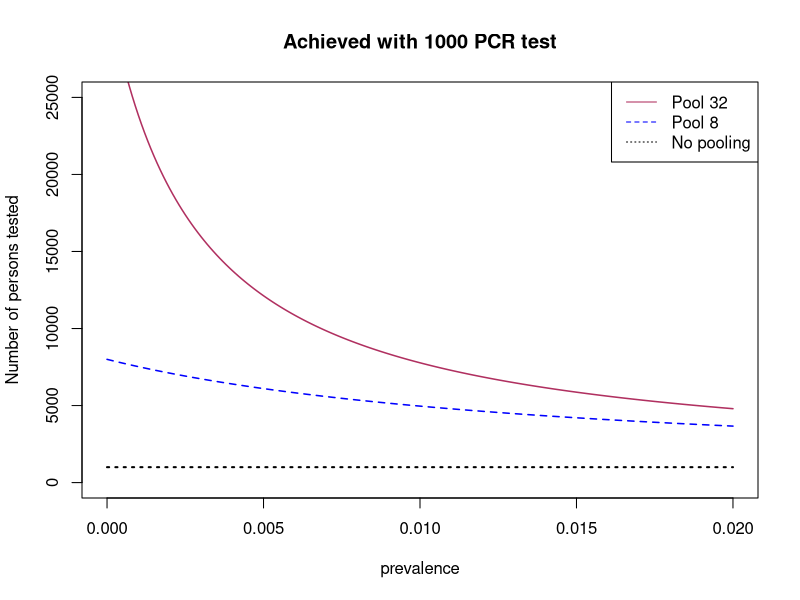
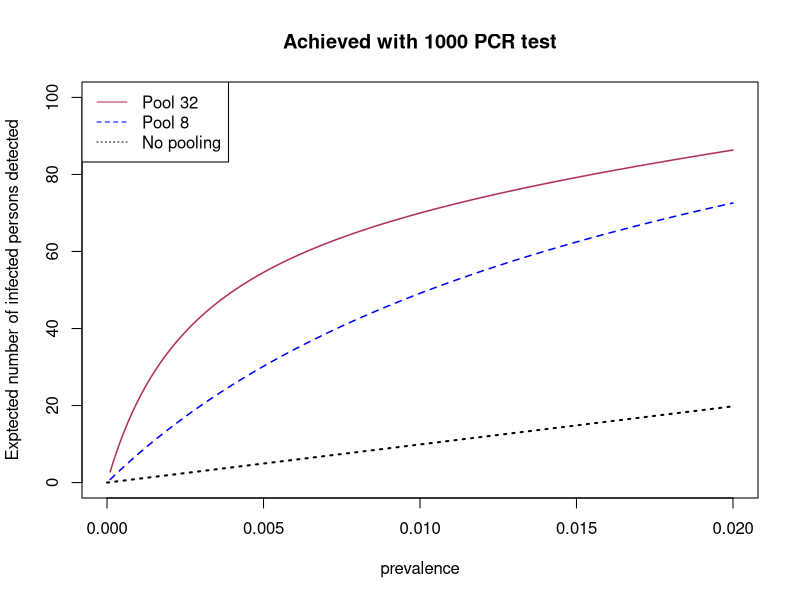

These figures' R source, in order:
##############################################################
# This file contains functions for calculating the number of #
# persons that could be included for a given test "budget"   #
# and the expected number of positiv cases idetified         #
# for two different pooling strategies.                      #
##############################################################


# Calculate the probability of positive pool for 
# prevalence p, pool size k and sensitivity s.
poolprob <- function(p,k,s)
  (1-(1-p)^k)*s


#####################################################
## Pool size 8. Test all in pool if pool positive.
#####################################################

sens8 <- 0.99 # Assumed sensitivity for pool size 8

# Number of persons that could be included with a 
# budget of Npcr tests and prevalence p. 
AntPersPool8 <- function(Npcr,p)
  8*Npcr/(1+poolprob(p,8,sens8)*8)

# Example, test capacity of 1000, prevalence of 0.5%
AntPersPool8(1000,0.005)

# Expected number of positiv cases idetified with a 
# budget of Npcr tests and prevalence p. 
EAntDetectionsPool8 <- function(Npcr,p)
  (poolprob(p,8,sens8)*Npcr/(1+poolprob(p,8,sens8)*8))*(8*p/(1-(1-p)^8))

# Example, test capacity of 1000, prevalence of 0.5%
EAntDetectionsPool8(1000,0.005)



##############################################################
## Pool size 32. If positive, test again in 8 pools of size 4. 
## Finally, test all 4 in the positive pools of size 4
##############################################################

sens32 <- 0.90 # Assumed sensitivity for pool size 32

# Expected number of postive pools of size 4 when the pool 
# of size 32 is positive.
ENPositivePools <- function(p)
  (dbinom(1,32,p)+(3/31+2*28/31)*dbinom(2,32,p)
   +(3*2/(31*30)+2*(3*28*3/(31*30))+3*(28*24/(31*30)))*dbinom(3,32,p)
   +4*dbinom(4,32,p)+5*dbinom(5,32,p)+6*dbinom(6,32,p)+7*dbinom(7,32,p)
   +8*pbinom(7,32,p, lower.tail=FALSE))/(1-dbinom(0,32,p))


# Number of persons that could be included with a 
# budget of Npcr tests and prevalence p. 
AntPersPool32 <- function(Npcr,p)
  32*Npcr/(1+poolprob(p,32,sens32)*(8+4*ENPositivePools(p)))

# Example, test capacity of 1000, prevalence of 0.5%
AntPersPool32(1000,0.005)


# Expected number of positiv cases idetified with a 
# budget of Npcr tests and prevalence p. 
EAntDetectionsPool32 <- function(Npcr,p)
  poolprob(p,32,0.90)*Npcr/(1+poolprob(p,32,0.90)*(8+4*ENPositivePools(p)))*(32*p/(1-(1-p)^(32)))

# Example, test capacity of 1000, prevalence of 0.5%
EAntDetectionsPool32(1000,0.005)




## Plots for the case with a test budget of 1000
Npcr <- 1000  #  Test budget
pvec <- seq(0,0.02,by=0.0001) # Considered range of prevalences


plot(pvec,AntPersPool32(Npcr,pvec), type="l", ylim=c(0,25000),
     xlab="prevalence",ylab="Number of persons tested",
     lwd=1.5,col="maroon", main=paste("Achieved with", Npcr, "PCR test"))
lines(pvec,AntPersPool8(Npcr,pvec), lty=2, lwd=1.5, col="blue")
lines(c(0,0.02),c(Npcr,Npcr), lty=3, lwd=2, col="black")
legend("topright",c("Pool 32", "Pool 8", "No pooling"),lty=1:3,
       col=c("maroon", "blue", "black"))


plot(pvec,EAntDetectionsPool32(Npcr,pvec), type="l", ylim = c(0,100),
     xlab="prevalence", ylab="Exptected number of infected persons detected",
     lwd=1.5,col="maroon", main=paste("Achieved with", Npcr, "PCR test"))
lines(pvec,EAntDetectionsPool8(Npcr,pvec), lty=2, lwd=1.5, col="blue")
lines(pvec,Npcr*pvec*0.99, lty=3, lwd=2, col="black")
legend("topleft",c("Pool 32", "Pool 8", "No pooling"),lty=1:3,
       col=c("maroon", "blue", "black"))



